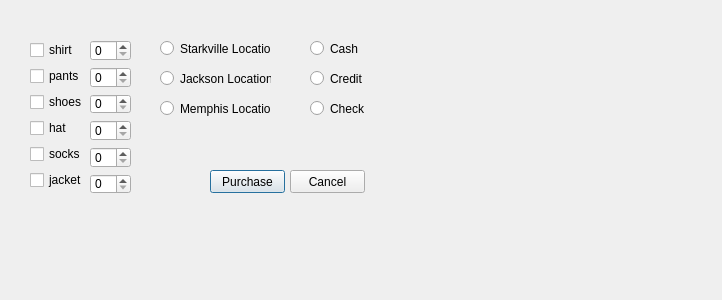
<?xml version="1.0" encoding="UTF-8"?>
<ui version="4.0">
 <class>Dialog</class>
 <widget class="QDialog" name="Dialog">
  <property name="geometry">
   <rect>
    <x>0</x>
    <y>0</y>
    <width>722</width>
    <height>300</height>
   </rect>
  </property>
  <property name="windowTitle">
   <string>Dialog</string>
  </property>
  <widget class="QPushButton" name="purchase">
   <property name="geometry">
    <rect>
     <x>210</x>
     <y>170</y>
     <width>75</width>
     <height>23</height>
    </rect>
   </property>
   <property name="text">
    <string>Purchase</string>
   </property>
  </widget>
  <widget class="QPushButton" name="cancel">
   <property name="geometry">
    <rect>
     <x>290</x>
     <y>170</y>
     <width>75</width>
     <height>23</height>
    </rect>
   </property>
   <property name="text">
    <string>Cancel</string>
   </property>
  </widget>
  <widget class="QRadioButton" name="starkville_location">
   <property name="geometry">
    <rect>
     <x>160</x>
     <y>40</y>
     <width>111</width>
     <height>17</height>
    </rect>
   </property>
   <property name="text">
    <string>Starkville Location</string>
   </property>
  </widget>
  <widget class="QRadioButton" name="jackson_location">
   <property name="geometry">
    <rect>
     <x>160</x>
     <y>70</y>
     <width>111</width>
     <height>17</height>
    </rect>
   </property>
   <property name="text">
    <string>Jackson Location</string>
   </property>
  </widget>
  <widget class="QRadioButton" name="memphis_location">
   <property name="geometry">
    <rect>
     <x>160</x>
     <y>100</y>
     <width>111</width>
     <height>17</height>
    </rect>
   </property>
   <property name="text">
    <string>Memphis Location</string>
   </property>
  </widget>
  <widget class="QRadioButton" name="cash_payment">
   <property name="geometry">
    <rect>
     <x>310</x>
     <y>40</y>
     <width>82</width>
     <height>17</height>
    </rect>
   </property>
   <property name="text">
    <string>Cash</string>
   </property>
  </widget>
  <widget class="QRadioButton" name="credit_payment">
   <property name="geometry">
    <rect>
     <x>310</x>
     <y>70</y>
     <width>82</width>
     <height>17</height>
    </rect>
   </property>
   <property name="text">
    <string>Credit</string>
   </property>
  </widget>
  <widget class="QRadioButton" name="check_payment">
   <property name="geometry">
    <rect>
     <x>310</x>
     <y>100</y>
     <width>82</width>
     <height>17</height>
    </rect>
   </property>
   <property name="text">
    <string>Check</string>
   </property>
  </widget>
  <widget class="QWidget" name="">
   <property name="geometry">
    <rect>
     <x>30</x>
     <y>40</y>
     <width>101</width>
     <height>154</height>
    </rect>
   </property>
   <layout class="QHBoxLayout" name="horizontalLayout">
    <item>
     <layout class="QVBoxLayout" name="verticalLayout_2">
      <item>
       <widget class="QCheckBox" name="shirt">
        <property name="text">
         <string>shirt</string>
        </property>
       </widget>
      </item>
      <item>
       <widget class="QCheckBox" name="pants">
        <property name="text">
         <string>pants</string>
        </property>
       </widget>
      </item>
      <item>
       <widget class="QCheckBox" name="shoes">
        <property name="text">
         <string>shoes</string>
        </property>
       </widget>
      </item>
      <item>
       <widget class="QCheckBox" name="hat">
        <property name="text">
         <string>hat</string>
        </property>
       </widget>
      </item>
      <item>
       <widget class="QCheckBox" name="socks">
        <property name="text">
         <string>socks</string>
        </property>
       </widget>
      </item>
      <item>
       <widget class="QCheckBox" name="jacket">
        <property name="text">
         <string>jacket</string>
        </property>
       </widget>
      </item>
     </layout>
    </item>
    <item>
     <layout class="QVBoxLayout" name="verticalLayout">
      <item>
       <widget class="QSpinBox" name="shirt_spinBox"/>
      </item>
      <item>
       <widget class="QSpinBox" name="pants_spinBox"/>
      </item>
      <item>
       <widget class="QSpinBox" name="shoes_spinBox"/>
      </item>
      <item>
       <widget class="QSpinBox" name="hat_spinBox"/>
      </item>
      <item>
       <widget class="QSpinBox" name="socks_spinBox"/>
      </item>
      <item>
       <widget class="QSpinBox" name="jacket_spinBox"/>
      </item>
     </layout>
    </item>
   </layout>
  </widget>
 </widget>
 <resources/>
 <connections/>
</ui>
